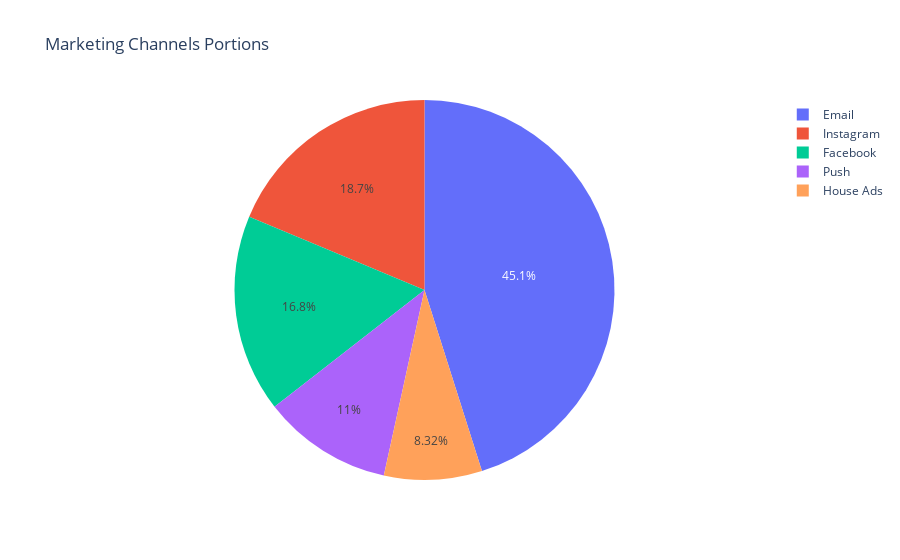

The notebook cell this image was saved under:
### Code cell
import plotly.express as px
fig = px.pie(conversion_per_channel, values='user_id', names='marketing_channel', title='Marketing Channels Portions')
fig.show()

### Figure 1 — Plotly figure (JSON) as saved in the notebook; plotly's stock layout.template omitted (floating-point values rounded to 4 significant figures)
{"data": [{"domain": {"x": [0, 1], "y": [0, 1]}, "hovertemplate": "marketing_channel=%{label}<br>user_id=%{value}<extra></extra>", "labels": ["Push", "Instagram", "House Ads", "Facebook", "Email"], "legendgroup": "", "name": "", "showlegend": true, "type": "pie", "values": [8.36, 14.16, 6.3, 12.74, 34.16]}], "layout": {"legend": {"tracegroupgap": 0}, "title": {"text": "Marketing Channels Portions"}}}
